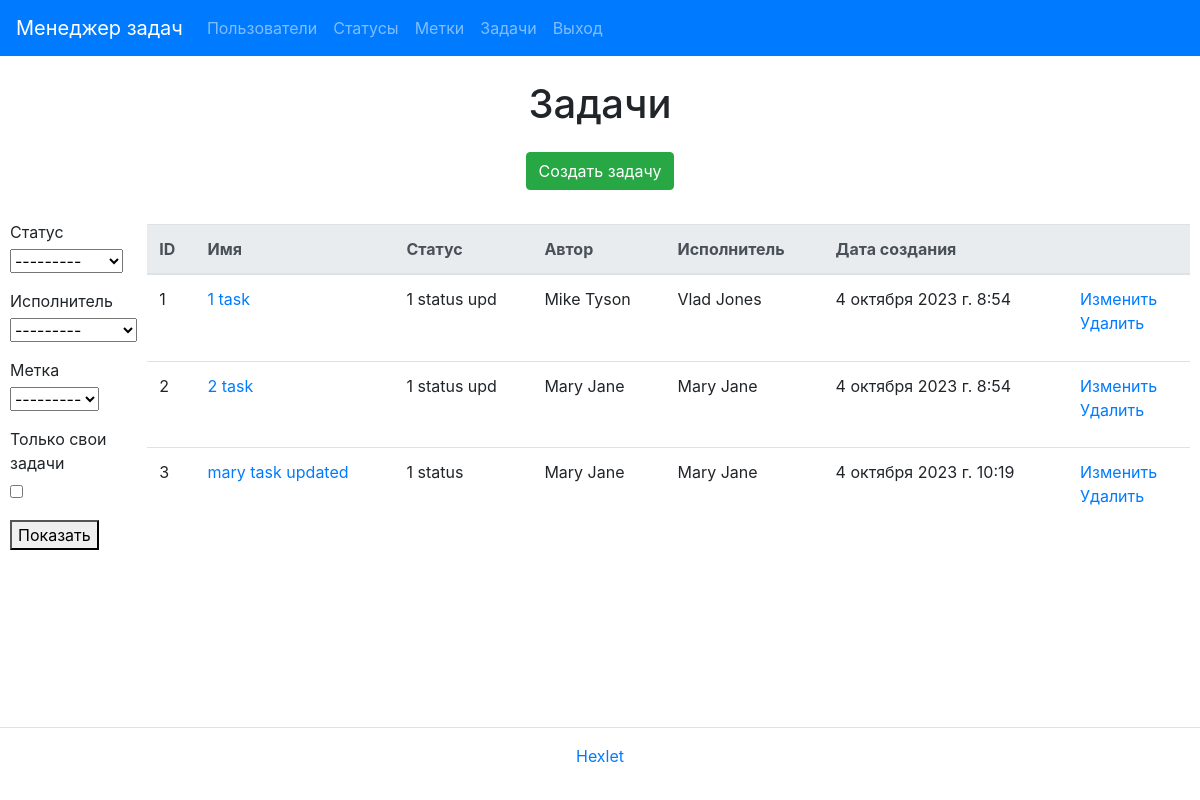
The page /tasks/ (signed in) on the database as committed earlier.
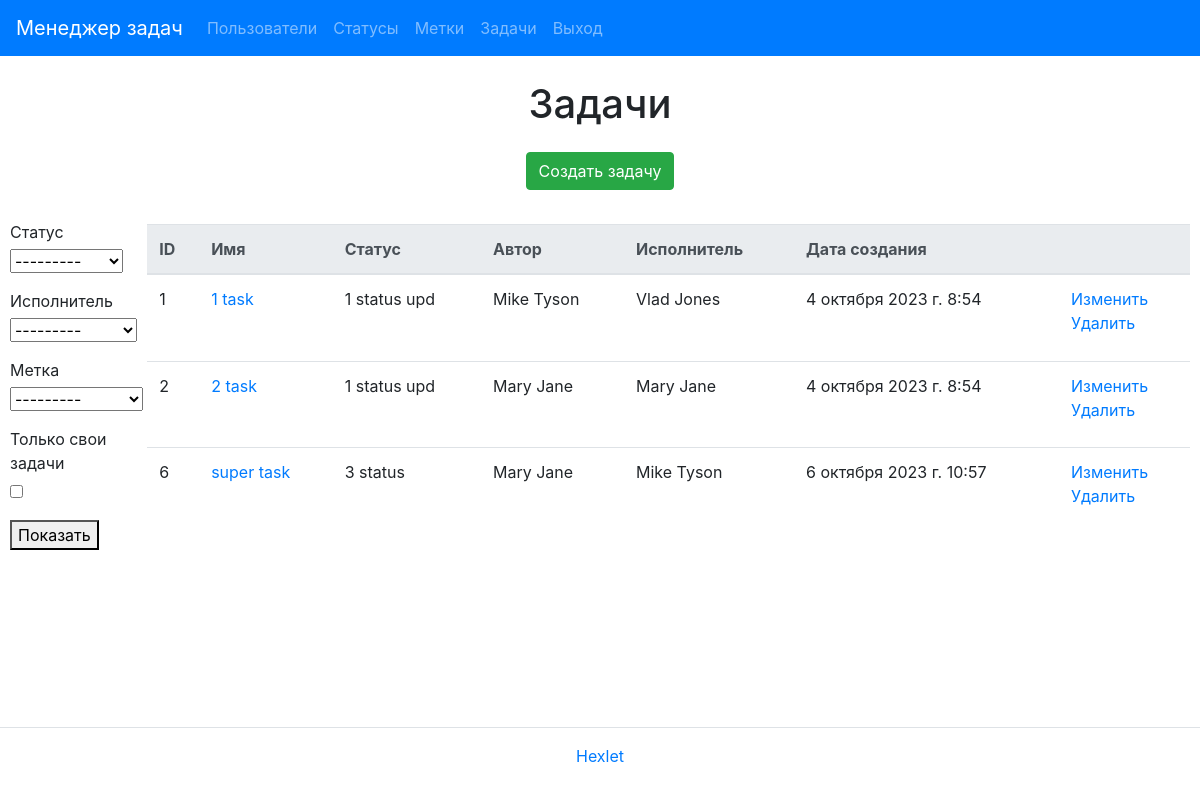
The same page on the database as committed later.
### task_manager/tasks/models.py (models this page shows, shortened)
class Task(models.Model):
    name = models.CharField(_('name'), max_length=30)
    description = models.TextField(_('description'), blank=True)
    status = models.ForeignKey(Status, on_delete=models.PROTECT, verbose_name=_('status'))
    author = models.ForeignKey(
        User,
        on_delete=models.PROTECT,
        related_name='author',
        blank=True,
        verbose_name=_('author')
    )
    executor = models.ForeignKey(
        get_user_model(),
        on_delete=models.PROTECT,
        related_name='executor',
        blank=True,
        null=True,
        verbose_name=_('executor')
    )
    created_at = models.DateTimeField(_("created_at"), default=timezone.now)
    labels = models.ManyToManyField(
        Label,
        through='TaskLabel',
        related_name='labels',
        verbose_name=_('labels'),
        blank=True,
    )
    class Meta:
        ordering = ['id']

### task_manager/statuses/models.py (models this page shows)
class Status(models.Model):
    name = models.CharField(_('name'), max_length=30)
    created_at = models.DateTimeField(auto_now_add=True)
    def __str__(self):
        return self.name

### task_manager/users/models.py (models this page shows)
class User(AbstractUser):
    def __str__(self):
        return self.get_full_name()

### task_manager/tasks/views.py (the view)
# urls.py: path('', TaskList.as_view(), name='task_index'),
class TaskList(UserLoginMixin, FilterView):
    model = Task
    template_name = 'tasks/index.html'
    context_object_name = 'tasks'
    filterset_class = TaskFilter

### task_manager/labels/models.py (called while the page is built)
    def __str__(self):
        return self.name

### task_manager/templates/tasks/index.html (shortened to what this page needs)
{% extends "base.html" %}
{% load i18n %}
{% block title %}<h1 class="my-2 text-center">{% trans "Tasks" %}</h1>{% endblock %}
{% block content %}
<div class="d-flex justify-content-center mt-3 mb-0">
  <a class="btn btn-success btn-md" href="{% url 'task_create' %}">{% trans "Create task" %}</a>
</div>
<div class="container">
  <div class="flex-container">
    <div class="filter-form">
      <form method="get">
        {{ filter.form.as_p }}
        <button type="submit">{% trans 'Show' %}</button>
      </form>
    </div>
    <table class="table table-lg-responsive table-hover mt-4">
      <thead class="thead-light">
        <tr>
          <th>{% trans "ID" %}</th>
          <th>{% trans "Name" %}</th>
          <th>{% trans "Status" %}</th>
          <th>{% trans "Author" %}</th>
          <th>{% trans "Executor" %}</th>
          <th>{% trans "Creation date" %}</th>
          <th></th>
        </tr>
      </thead>
      <tbody>
        {% if tasks %}
          {% for task in tasks %}
          <tr>
            <td>{{ task.id }}</td>
            <td><a href="{% url 'task_single' task.id %}">{{ task.name }}</a></td>
            <td>{{ task.status }}</td>
            <td>{{ task.author }}</td>
            {% if task.executor %}
            <td>{{ task.executor }}</td>
            {% else %}
            <td></td>
            {% endif %}
            <td>{{ task.created_at }}</td>
            <td>
              <a href="{% url 'task_update' task.id %}">{% trans "Modify" %}</a>
              <br>
              <a href="{% url 'task_delete' task.id %}">{% trans "Delete" %}</a>
            </td>
          </tr>
          {% endfor %}
        {% endif %}
      </tbody>
    </table>
  </div>
</div>
{% endblock %}

Rows that differ between the two databases and show on the page:
removed Task: id "3", name "mary task updated", status "1 status", author "Mary Jane", executor "Mary Jane", created_at "4 октября 2023 г. 10:19"
added Task: id "6", name "super task", status "3 status", author "Mary Jane", executor "Mike Tyson", created_at "6 октября 2023 г. 10:57"
